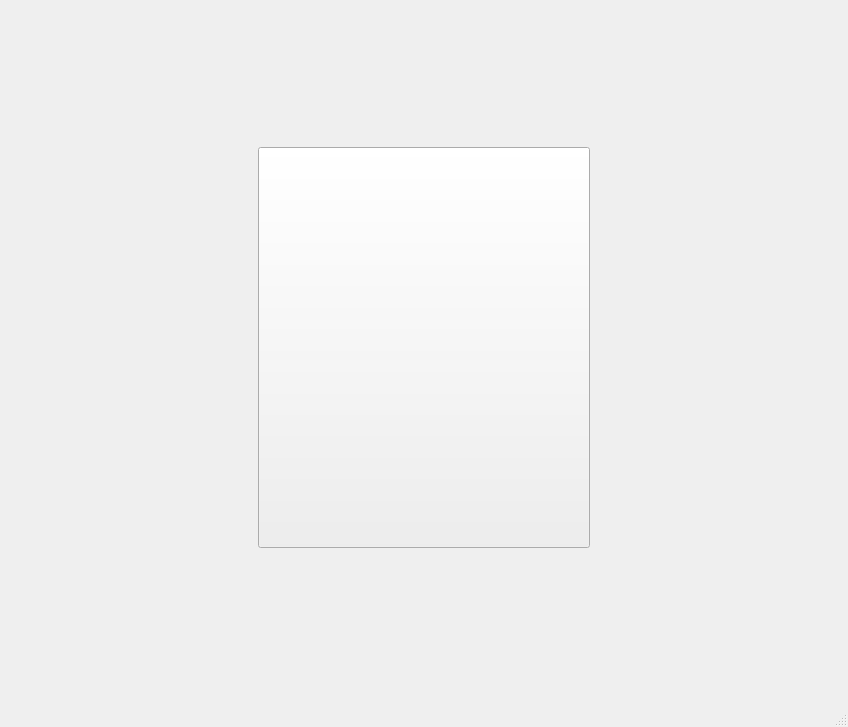
<?xml version="1.0" encoding="UTF-8"?>
<ui version="4.0">
 <class>MainWindow</class>
 <widget class="QMainWindow" name="MainWindow">
  <property name="geometry">
   <rect>
    <x>0</x>
    <y>0</y>
    <width>848</width>
    <height>727</height>
   </rect>
  </property>
  <property name="windowTitle">
   <string>Arch Creator</string>
  </property>
  <widget class="QWidget" name="centralwidget">
   <widget class="QWidget" name="">
    <property name="geometry">
     <rect>
      <x>11</x>
      <y>11</y>
      <width>826</width>
      <height>654</height>
     </rect>
    </property>
    <layout class="QGridLayout" name="gridLayout_3">
     <item row="0" column="0">
      <spacer name="horizontalSpacer">
       <property name="orientation">
        <enum>Qt::Horizontal</enum>
       </property>
       <property name="sizeHint" stdset="0">
        <size>
         <width>289</width>
         <height>20</height>
        </size>
       </property>
      </spacer>
     </item>
     <item row="0" column="2">
      <spacer name="horizontalSpacer_2">
       <property name="orientation">
        <enum>Qt::Horizontal</enum>
       </property>
       <property name="sizeHint" stdset="0">
        <size>
         <width>289</width>
         <height>20</height>
        </size>
       </property>
      </spacer>
     </item>
     <item row="0" column="1">
      <widget class="QPushButton" name="pushButton">
       <property name="minimumSize">
        <size>
         <width>332</width>
         <height>401</height>
        </size>
       </property>
       <property name="maximumSize">
        <size>
         <width>125</width>
         <height>128</height>
        </size>
       </property>
       <property name="text">
        <string/>
       </property>
      </widget>
     </item>
     <item row="1" column="1">
      <spacer name="verticalSpacer_2">
       <property name="orientation">
        <enum>Qt::Vertical</enum>
       </property>
       <property name="sizeHint" stdset="0">
        <size>
         <width>20</width>
         <height>40</height>
        </size>
       </property>
      </spacer>
     </item>
    </layout>
   </widget>
  </widget>
  <widget class="QMenuBar" name="menubar">
   <property name="geometry">
    <rect>
     <x>0</x>
     <y>0</y>
     <width>848</width>
     <height>26</height>
    </rect>
   </property>
  </widget>
  <widget class="QStatusBar" name="statusbar"/>
 </widget>
 <resources/>
 <connections/>
</ui>
